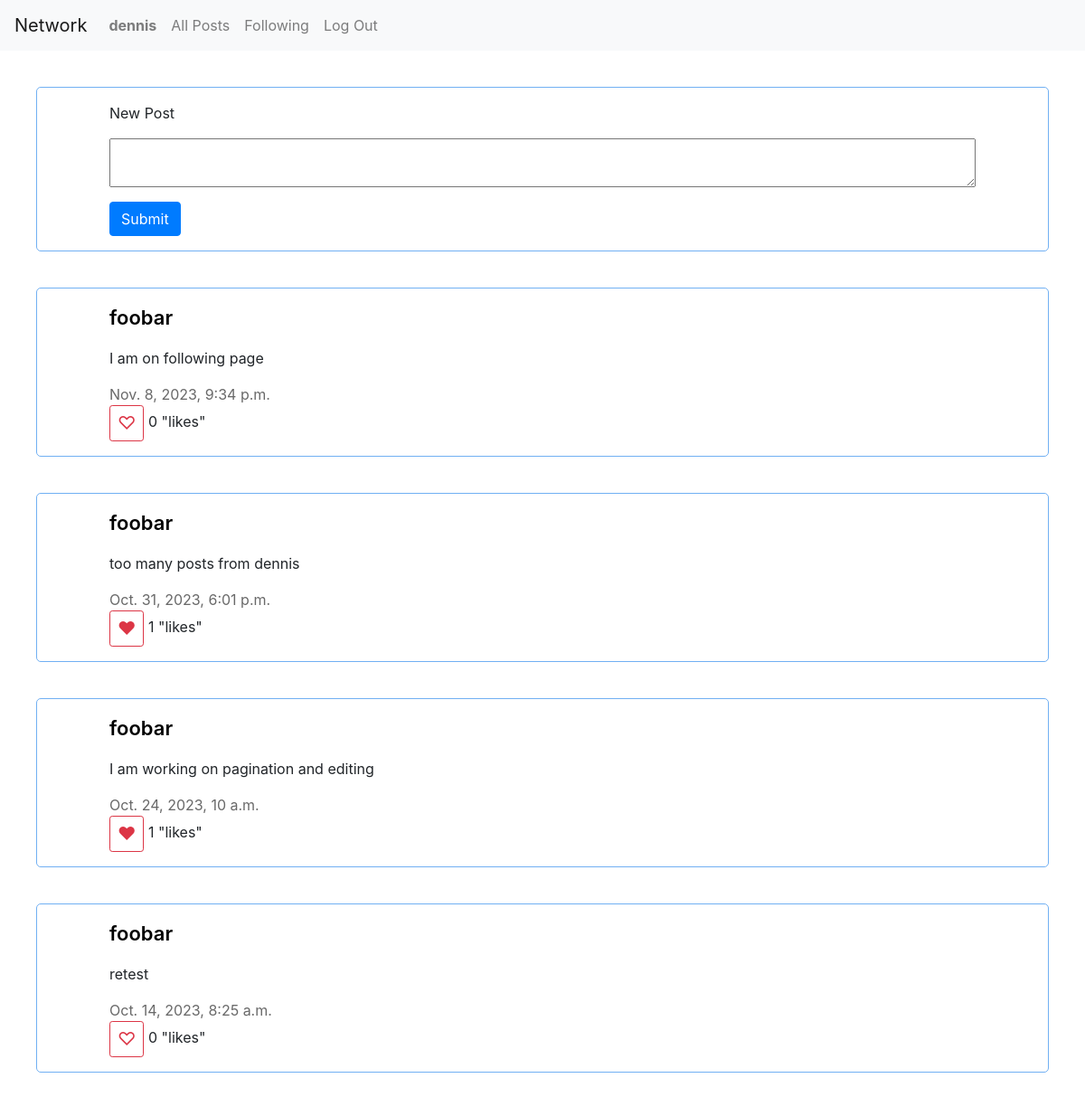
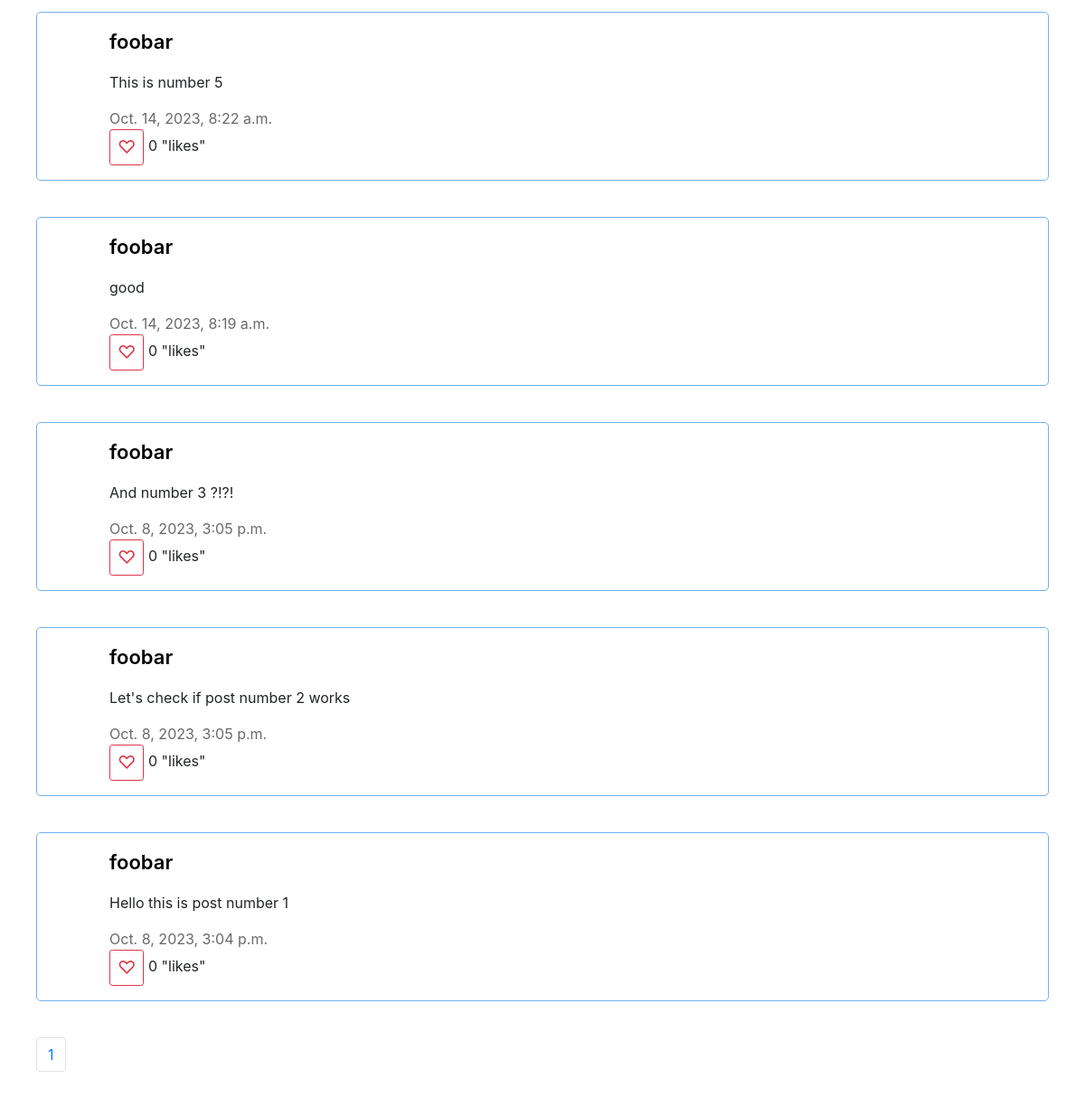
The app's page /following (signed in), older data (2 pictures, top to bottom).
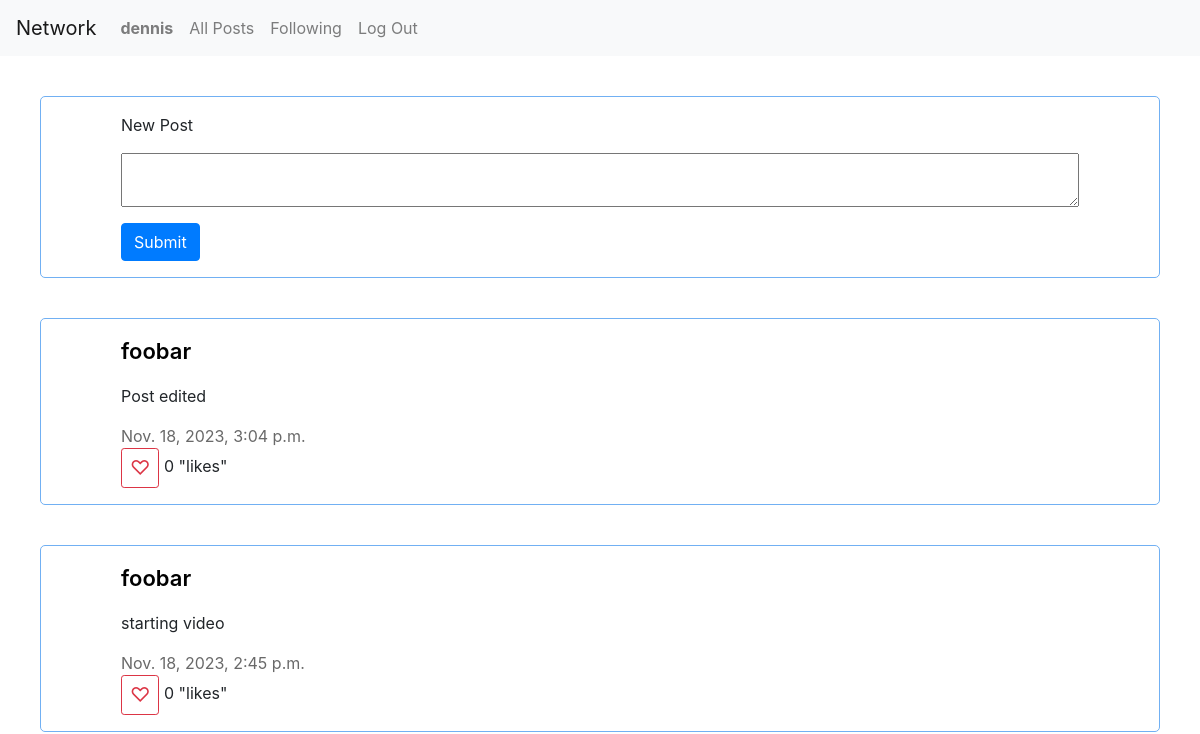
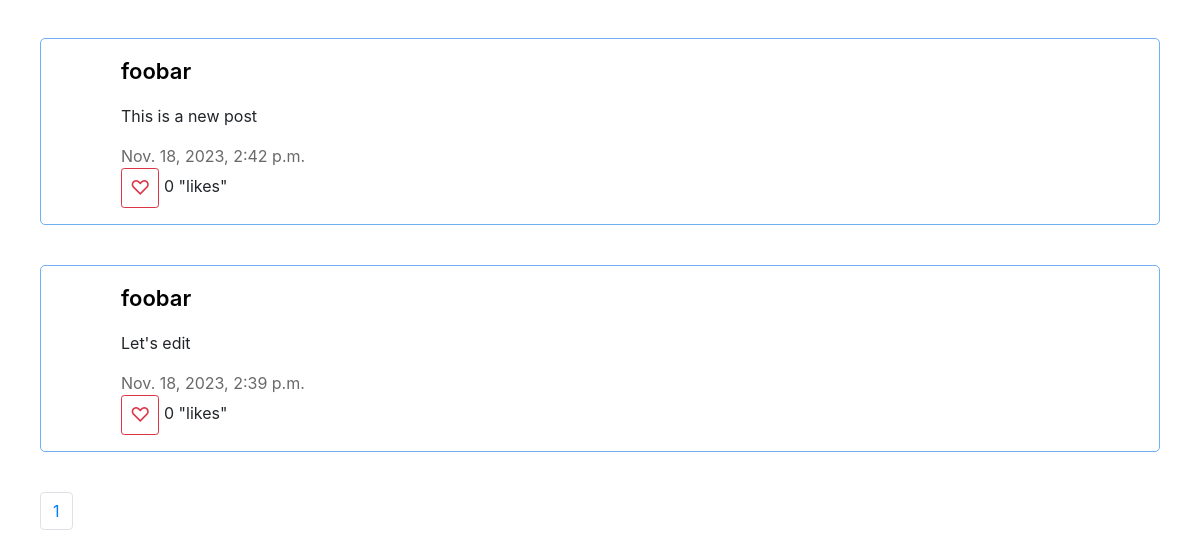
The same page, newer data (2 pictures, top to bottom).
### network/models.py (models this page shows, shortened)
class User(AbstractUser):
    pass

class Post(models.Model):
    poster = models.ForeignKey(User, on_delete=models.CASCADE, related_name="post")
    content = models.TextField()
    timestamp = models.DateTimeField()

### network/views.py (the view)
# urls.py: path("following", views.following, name="following"),
@login_required
def following(request):
    followed = Follow.objects.filter(follower=request.user).values("followed")
    post_list = Post.objects.filter(poster__in=followed)
    post_list = post_list.order_by("-timestamp").all()
    paginator = Paginator(post_list,10)
    page_number = request.GET.get('page')
    post_list = paginator.get_page(page_number)
    liked = []
    if request.user.is_authenticated:
        user_likes = Like.objects.filter(liker=request.user)
        liked = Post.objects.filter(likes__in=user_likes)
    return render(request, "network/following.html", {"post_list":post_list,"liked":liked})

### network/templates/network/following.html (shortened to what this page needs)
{% extends "network/layout.html" %}
{% load static %}
{% block body %}
{% if user.is_authenticated %}
    <div id="new-post">
        <div id="new-post-form">
            New Post
            <form id="submit-post">
                <div>
                    <textarea id="new-post-text"></textarea>
                </div>
                <input type="submit" id="new-post-button" class="btn btn-primary">
            </form>
        </div>
    </div>
  {% endif %}
    <div id="following-page">
        <div id="following-posts">
          {% for post in post_list %}
          <div class="post">
            <div class="poster-name-div">
              <a href="{% url 'profile' post.poster_id %}" class="poster-name">{{ post.poster }}</a>
            </div>
              <div class="content" id="{{ post.id }}-content">{{ post.content }}</div>
              <div class="tmstmp">{{ post.timestamp }}</div>
              {% if user.is_authenticated %}
                {% if post in liked %}
                  <button class="btn btn-outline-danger btn-sm likeButton" data-post_id="{{ post.id }}" data-liked="liked">&#9829;</button>
                {% else %}
                  <button class="btn btn-outline-danger btn-sm likeButton" data-post_id="{{ post.id }}" data-liked="not-liked">&#9825;</button>
                {% endif %}
              {% endif %}
              <div class="likes-count">
                <span id="{{ post.id }}-likes">{{ post.likes.count }}</span>
                <span>"likes"</span>
              </div>
          </div>
      {% endfor %}
        </div>
    </div>
    <nav class="navigation" aria-label="Page navigation">
        <ul class="pagination">
        {% if post_list.paginator.num_pages <= 3 %}
            {% for page in post_list.paginator.page_range %}
                <li class="page-item"><a class="page-link" href="?page={{ page }}">{{ page }}</a></li>
            {% endfor %}
        {% endif %}
        </ul>
      </nav>
{% endblock %}

### network/templates/network/layout.html (shortened to what this page needs)
{% load static %}
<!DOCTYPE html>
<html lang="en">
    <head>
        <link rel="stylesheet" href="https://stackpath.bootstrapcdn.com/bootstrap/4.4.1/css/bootstrap.min.css">
        <link href="{% static 'network/styles.css' %}" rel="stylesheet">
    </head>
    <body>
        <nav class="navbar navbar-expand-lg navbar-light bg-light">
            <a class="navbar-brand" href="#">Network</a>
            <div>
              <ul class="navbar-nav mr-auto">
                {% if user.is_authenticated %}
                    <li class="nav-item">
                        <a class="nav-link" id="user-profile" href="{% url 'profile' request.user.id %}"><strong>{{ user.username }}</strong></a>
                    </li>
                {% endif %}
                <li class="nav-item">
                  <a class="nav-link" id="main" href="{% url 'index' %}">All Posts</a>
                </li>
                {% if user.is_authenticated %}
                    <li class="nav-item">
                        <a class="nav-link" href="{% url 'following' %}">Following</a>
                    </li>
                    <li class="nav-item">
                        <a class="nav-link" href="{% url 'logout' %}">Log Out</a>
                    </li>
                {% endif %}
              </ul>
            </div>
          </nav>
        <div class="body">
            {% block body %}
            {% endblock %}
        </div>
    </body>
</html>

### network/static/network/styles.css (style rules this page uses)
#new-post { padding-left: 10vh; padding-right: 10vh; padding-top: 2vh; padding-bottom: 2vh; border: 1px solid rgb(113, 176, 243); border-radius: 5px; margin:5vh; }
#new-post-form { width:100%; height:100%; }
#new-post-text { width:100%; height:100%; display:block; margin-bottom: 2vh; margin-top: 2vh; }
.post { border: 1px solid rgb(113, 176, 243); border-radius: 5px; padding-left: 10vh; padding-right: 10vh; padding-top:2vh; padding-bottom:2vh; margin:5vh; }
.poster-name { color:black; font-weight:600; font-size:22px; }
.poster-name-div { margin-bottom:2vh; }
.likeButton { font-size:20px; }
.tmstmp { color:dimgrey; }
.likes-count { display:inline; }
.content { margin-bottom: 2vh; margin-top: 1vh; }
.navigation { margin:5vh; }

Row changes from the older to the newer data that the page shows:
removed Post: poster "foobar", content "I am on following page", timestamp "Nov. 8, 2023, 9:34 p.m.", likes.count "0"
removed Post: poster "foobar", content "too many posts from dennis", timestamp "Oct. 31, 2023, 6:01 p.m.", likes.count "1"
removed Post: poster "foobar", content "I am working on pagination and editing", timestamp "Oct. 24, 2023, 10 a.m.", likes.count "1"
removed Post: poster "foobar", content "retest", timestamp "Oct. 14, 2023, 8:25 a.m.", likes.count "0"
removed Post: poster "foobar", content "This is number 5", timestamp "Oct. 14, 2023, 8:22 a.m.", likes.count "0"
removed Post: poster "foobar", content "good", timestamp "Oct. 14, 2023, 8:19 a.m.", likes.count "0"
removed Post: poster "foobar", content "And number 3 ?!?!", timestamp "Oct. 8, 2023, 3:05 p.m.", likes.count "0"
removed Post: poster "foobar", content "Let's check if post number 2 works", timestamp "Oct. 8, 2023, 3:05 p.m.", likes.count "0"
removed Post: poster "foobar", content "Hello this is post number 1", timestamp "Oct. 8, 2023, 3:04 p.m.", likes.count "0"
added Post: poster "foobar", content "Post edited", timestamp "Nov. 18, 2023, 3:04 p.m.", likes.count "0"
added Post: poster "foobar", content "starting video", timestamp "Nov. 18, 2023, 2:45 p.m.", likes.count "0"
added Post: poster "foobar", content "This is a new post", timestamp "Nov. 18, 2023, 2:42 p.m.", likes.count "0"
added Post: poster "foobar", content "Let's edit", timestamp "Nov. 18, 2023, 2:39 p.m.", likes.count "0"
